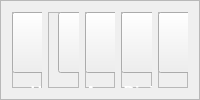
     <widget class="QFrame" name="frame_5">
      <property name="frameShape">
       <enum>QFrame::StyledPanel</enum>
      </property>
      <property name="frameShadow">
       <enum>QFrame::Raised</enum>
      </property>
      <layout class="QHBoxLayout" name="horizontalLayout_6">
       <item>
        <widget class="QFrame" name="frame_31">
         <property name="frameShape">
          <enum>QFrame::StyledPanel</enum>
         </property>
         <property name="frameShadow">
          <enum>QFrame::Raised</enum>
         </property>
         <widget class="QPushButton" name="pushButton_6">
          <property name="geometry">
           <rect>
            <x>0</x>
            <y>0</y>
            <width>111</width>
            <height>61</height>
           </rect>
          </property>
          <property name="text">
           <string/>
          </property>
          <property name="icon">
           <iconset>
            <normaloff>source/icons/Hamonic.png</normaloff>source/icons/Hamonic.png</iconset>
          </property>
          <property name="iconSize">
           <size>
            <width>60</width>
            <height>60</height>
           </size>
          </property>
         </widget>
         <widget class="QLabel" name="label_10">
          <property name="geometry">
           <rect>
            <x>0</x>
            <y>70</y>
            <width>111</width>
            <height>20</height>
           </rect>
          </property>
          <property name="font">
           <font>
            <pointsize>12</pointsize>
            <weight>75</weight>
            <bold>true</bold>
           </font>
          </property>
          <property name="styleSheet">
           <string notr="true">color: rgb(255, 255, 255);</string>
          </property>
          <property name="text">
           <string>Harmonic</string>
          </property>
          <property name="alignment">
           <set>Qt::AlignCenter</set>
          </property>
         </widget>
        </widget>
       </item>
       <item>
        <widget class="QFrame" name="frame_32">
         <property name="frameShape">
          <enum>QFrame::StyledPanel</enum>
         </property>
         <property name="frameShadow">
          <enum>QFrame::Raised</enum>
         </property>
         <widget class="QPushButton" name="pushButton_7">
          <property name="geometry">
           <rect>
            <x>10</x>
            <y>0</y>
            <width>111</width>
            <height>61</height>
           </rect>
          </property>
          <property name="text">
           <string/>
          </property>
          <property name="icon">
           <iconset>
            <normaloff>source/icons/view-2.png</normaloff>source/icons/view-2.png</iconset>
          </property>
          <property name="iconSize">
           <size>
            <width>60</width>
            <height>60</height>
           </size>
          </property>
         </widget>
         <widget class="QLabel" name="label_11">
          <property name="geometry">
           <rect>
            <x>0</x>
            <y>70</y>
            <width>111</width>
            <height>20</height>
           </rect>
          </property>
          <property name="font">
           <font>
            <pointsize>12</pointsize>
            <weight>75</weight>
            <bold>true</bold>
           </font>
          </property>
          <property name="styleSheet">
           <string notr="true">color: rgb(255, 255, 255);</string>
          </property>
          <property name="text">
           <string>View</string>
          </property>
          <property name="alignment">
           <set>Qt::AlignCenter</set>
          </property>
         </widget>
        </widget>
       </item>
       <item>
        <widget class="QFrame" name="frame_33">
         <property name="frameShape">
          <enum>QFrame::StyledPanel</enum>
         </property>
         <property name="frameShadow">
          <enum>QFrame::Raised</enum>
         </property>
         <widget class="QPushButton" name="pushButton_8">
          <property name="geometry">
           <rect>
            <x>0</x>
            <y>0</y>
            <width>111</width>
            <height>61</height>
           </rect>
          </property>
          <property name="text">
           <string/>
          </property>
          <property name="icon">
           <iconset>
            <normaloff>source/icons/Analog.png</normaloff>source/icons/Analog.png</iconset>
          </property>
          <property name="iconSize">
           <size>
            <width>60</width>
            <height>60</height>
           </size>
          </property>
         </widget>
         <widget class="QLabel" name="label_12">
          <property name="geometry">
           <rect>
            <x>0</x>
            <y>70</y>
            <width>111</width>
            <height>20</height>
           </rect>
          </property>
          <property name="font">
           <font>
            <pointsize>12</pointsize>
            <weight>75</weight>
            <bold>true</bold>
           </font>
          </property>
          <property name="styleSheet">
           <string notr="true">color: rgb(255, 255, 255);</string>
          </property>
          <property name="text">
           <string>Analog Output</string>
          </property>
          <property name="alignment">
           <set>Qt::AlignCenter</set>
          </property>
         </widget>
        </widget>
       </item>
       <item>
        <widget class="QFrame" name="frame_34">
         <property name="frameShape">
          <enum>QFrame::StyledPanel</enum>
         </property>
         <property name="frameShadow">
          <enum>QFrame::Raised</enum>
         </property>
         <widget class="QPushButton" name="pushButton_9">
          <property name="geometry">
           <rect>
            <x>0</x>
            <y>0</y>
            <width>111</width>
            <height>61</height>
           </rect>
          </property>
          <property name="text">
           <string/>
          </property>
          <property name="icon">
           <iconset>
            <normaloff>source/icons/digital-wave.png</normaloff>source/icons/digital-wave.png</iconset>
          </property>
          <property name="iconSize">
           <size>
            <width>60</width>
            <height>60</height>
           </size>
          </property>
         </widget>
         <widget class="QLabel" name="label_13">
          <property name="geometry">
           <rect>
            <x>0</x>
            <y>70</y>
            <width>111</width>
            <height>20</height>
           </rect>
          </property>
          <property name="font">
           <font>
            <pointsize>12</pointsize>
            <weight>75</weight>
            <bold>true</bold>
           </font>
          </property>
          <property name="styleSheet">
           <string notr="true">color: rgb(255, 255, 255);</string>
          </property>
          <property name="text">
           <string>Digital Output</string>
          </property>
          <property name="alignment">
           <set>Qt::AlignCenter</set>
          </property>
         </widget>
        </widget>
       </item>
       <item>
        <widget class="QFrame" name="frame_41">
         <property name="frameShape">
          <enum>QFrame::StyledPanel</enum>
         </property>
         <property name="frameShadow">
          <enum>QFrame::Raised</enum>
         </property>
         <widget class="QPushButton" name="pushButton_10">
          <property name="geometry">
           <rect>
            <x>0</x>
            <y>0</y>
            <width>111</width>
            <height>61</height>
           </rect>
          </property>
          <property name="text">
           <string/>
          </property>
          <property name="icon">
           <iconset>
            <normaloff>source/icons/export.png</normaloff>source/icons/export.png</iconset>
          </property>
          <property name="iconSize">
           <size>
            <width>60</width>
            <height>60</height>
           </size>
          </property>
         </widget>
         <widget class="QLabel" name="label_14">
          <property name="geometry">
           <rect>
            <x>0</x>
            <y>70</y>
            <width>111</width>
            <height>20</height>
           </rect>
          </property>
          <property name="font">
           <font>
            <pointsize>12</pointsize>
            <weight>75</weight>
            <bold>true</bold>
           </font>
          </property>
          <property name="styleSheet">
           <string notr="true">color: rgb(255, 255, 255);</string>
          </property>
          <property name="text">
           <string>Export</string>
          </property>
          <property name="alignment">
           <set>Qt::AlignCenter</set>
          </property>
         </widget>
        </widget>
       </item>
      </layout>
     </widget>
